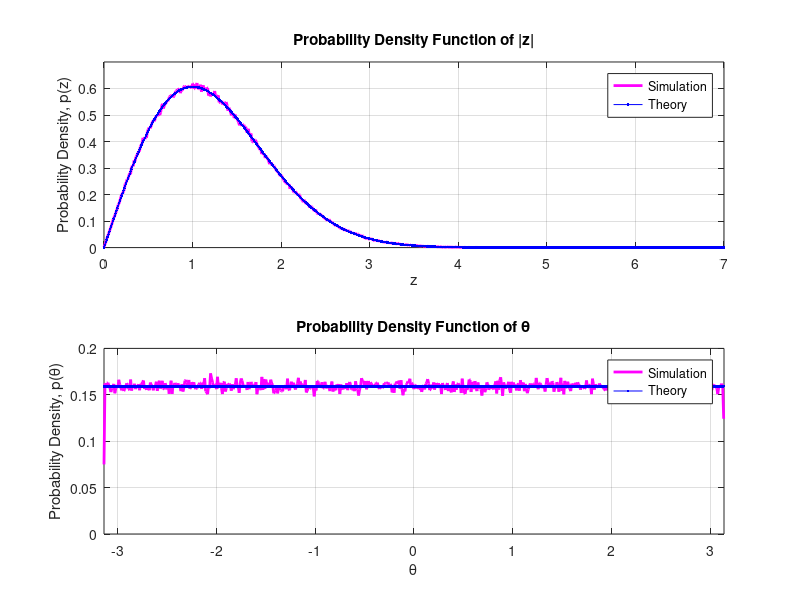
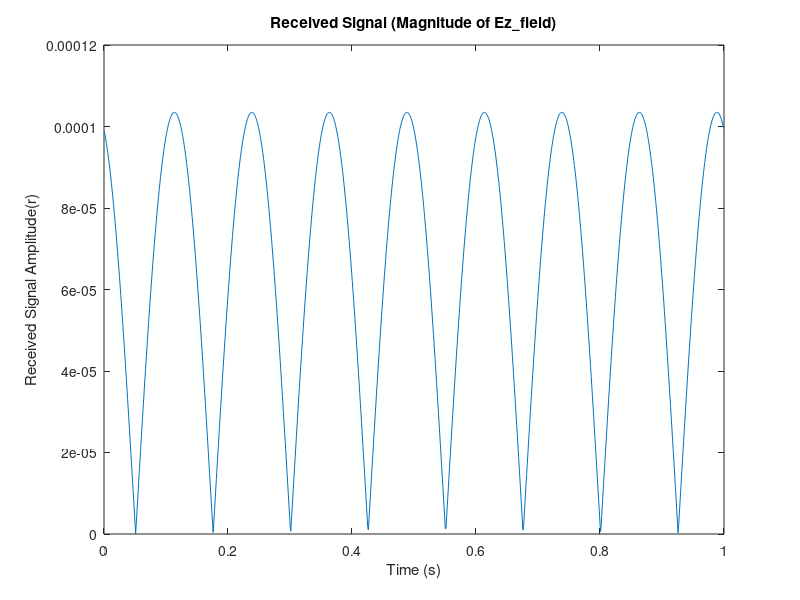
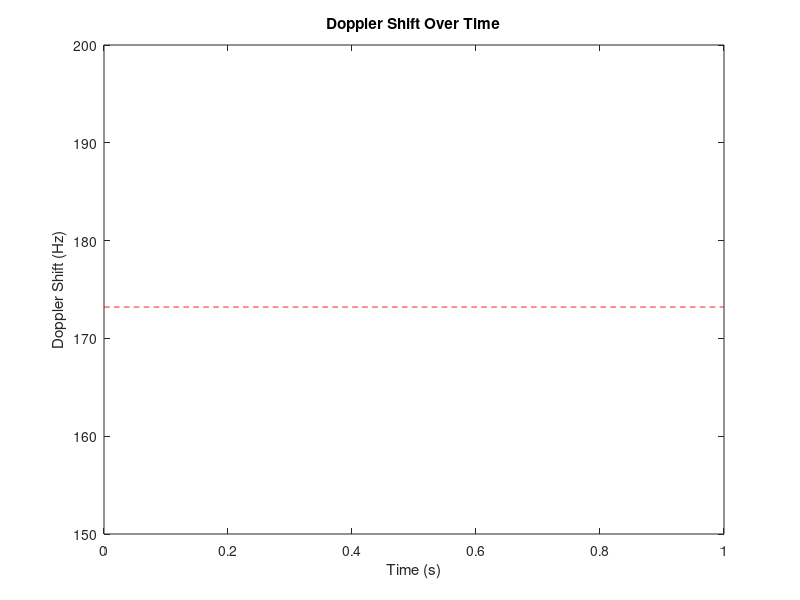
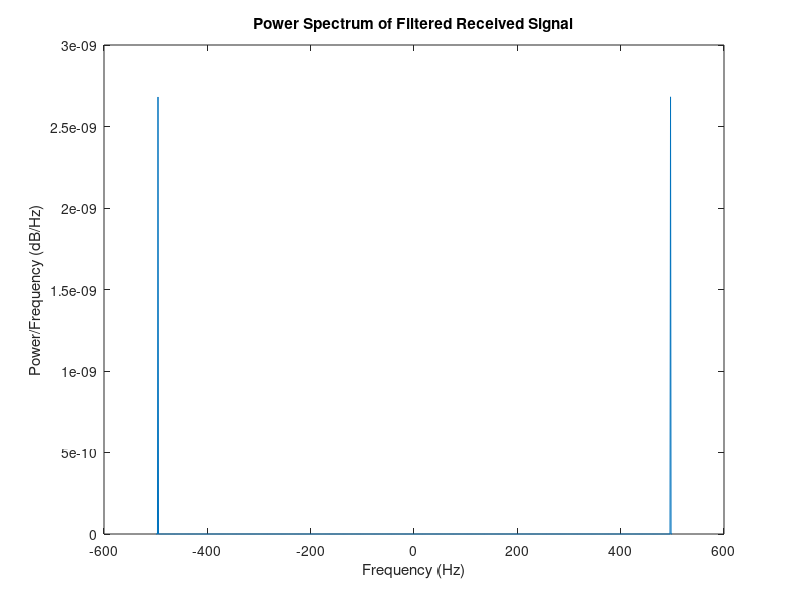

Write MATLAB code to recreate these figures, in order.
N = 1000;
E0 = 1;
fc = 2e9;
Cn = rand(1, N);
Cn = Cn / sum(Cn);
t = linspace(0, 1, 1000);
Tc = zeros(size(t));
Ts = zeros(size(t));
for n = 1:N
phase_n = rand * 2 * pi;
Tc = Tc + E0 * Cn(n) * cos(2 * pi * fc * t + phase_n);
Ts = Ts + E0 * Cn(n) * sin(2 * pi * fc * t + phase_n);
end
Ez_field = Tc .* cos(2 * pi * fc * t) - Ts .* sin(2 * pi * fc * t);
v = 30;
angle_of_arrival_deg = 30;
angle_of_arrival_rad = deg2rad(angle_of_arrival_deg);
c = 3e8;
doppler_shift = (v / c) * fc * cos(angle_of_arrival_rad);
N = 10^6;
x = randn(1, N);
y = randn(1, N);
z = (x + 1i * y);
zBin = [0:0.01:7];
sigma2 = 1;
pzTheory = (zBin / sigma2) .* exp(-(zBin.^2) / (2 * sigma2));
[nzSim, zBinSim] = hist(abs(z),zBin);
thetaBin = [-pi:0.01:pi];
pThetaTheory = 1 / (2 * pi) * ones(size(thetaBin));
[nThetaSim, thetaBinSim] = hist(angle(z), thetaBin);
figure;
subplot(2, 1, 1);
plot(zBinSim, nzSim / (N * 0.01), 'm', 'LineWidth', 2);
hold on;
plot(zBin, pzTheory, 'b.-');
xlabel('z');
ylabel('Probability Density, p(z)');
legend('Simulation', 'Theory');
title('Probability Density Function of |z|');
axis([0 7 0 0.7]);
grid on;
subplot(2, 1, 2);
plot(thetaBinSim, nThetaSim / (N *0.01), 'm', 'LineWidth', 2);
hold on;
plot(thetaBin, pThetaTheory, 'b.-');
xlabel('θ');
ylabel('Probability Density, p(θ)');
legend('Simulation', 'Theory');
title('Probability Density Function of θ');
axis([-pi pi 0 0.2]);
grid on;
Fc = 0;
Fm = doppler_shift;
fs = 1 / (t(2) - t(1));
f_axis = linspace(-fs / 2, fs / 2, length(t));
frequency_response = (1.5 / (pi * Fm)) * sqrt(1 - ((f_axis - Fc) / Fm).^2);
filtered_signal = ifft(fft(Ez_field).* fftshift(frequency_response));
figure;
plot(t, abs(filtered_signal));
xlabel('Time (s)');
ylabel('Received Signal Amplitude(r)');
title('Received Signal (Magnitude of Ez\_field)');
figure;
plot(t, doppler_shift * ones(size(t)), 'r--');
xlabel('Time (s)');
ylabel('Doppler Shift (Hz)');
title('Doppler Shift Over Time');
psd_filtered = (1 / (fs * length(filtered_signal))) * abs(fft(filtered_signal)).^2;
f_axis_filtered = linspace(-fs / 2, fs / 2, length(psd_filtered));
figure;
plot(f_axis_filtered, psd_filtered);
xlabel('Frequency (Hz)');
ylabel('Power/Frequency (dB/Hz)');
title('Power Spectrum of Filtered Received Signal');
N = 1000;
E0 = 1;
fc = 2e9;
fs = 1000;
t = linspace(0, 1, fs);
num_waveforms = 3;
cross_corr_matrix = zeros(num_waveforms, num_waveforms);
rt_waveforms = cell(num_waveforms, 1);
for waveform_idx = 1:num_waveforms
Tc = zeros(size(t));
Ts = zeros(size(t));
for n = 1:N
phase_n = rand * 2 * pi;
Tc = Tc + E0 * rand * cos(2 * pi * fc * t + phase_n);
Ts = Ts + E0 * rand * sin(2 * pi * fc * t + phase_n);
end
Ez_field = Tc .* cos(2 * pi * fc * t) - Ts .* sin(2 * pi * fc * t);
Fc = 0;
Fm = doppler_shift;
f_axis = linspace(-fs / 2, fs / 2, length(t));
frequency_response = (1.5 / (pi * Fm)) * sqrt(1 - ((f_axis - Fc) / Fm).^2);
filtered_signal = ifft(fft(Ez_field) .* fftshift(frequency_response));
rt_waveforms{waveform_idx} = abs(filtered_signal);
end
for i = 1:num_waveforms
for j = 1:num_waveforms
cross_corr = xcorr(rt_waveforms{i}, rt_waveforms{j});
cross_corr_matrix(i, j) = max(cross_corr);
end
end
disp('Cross-Correlation Matrix:');
disp(cross_corr_matrix)
